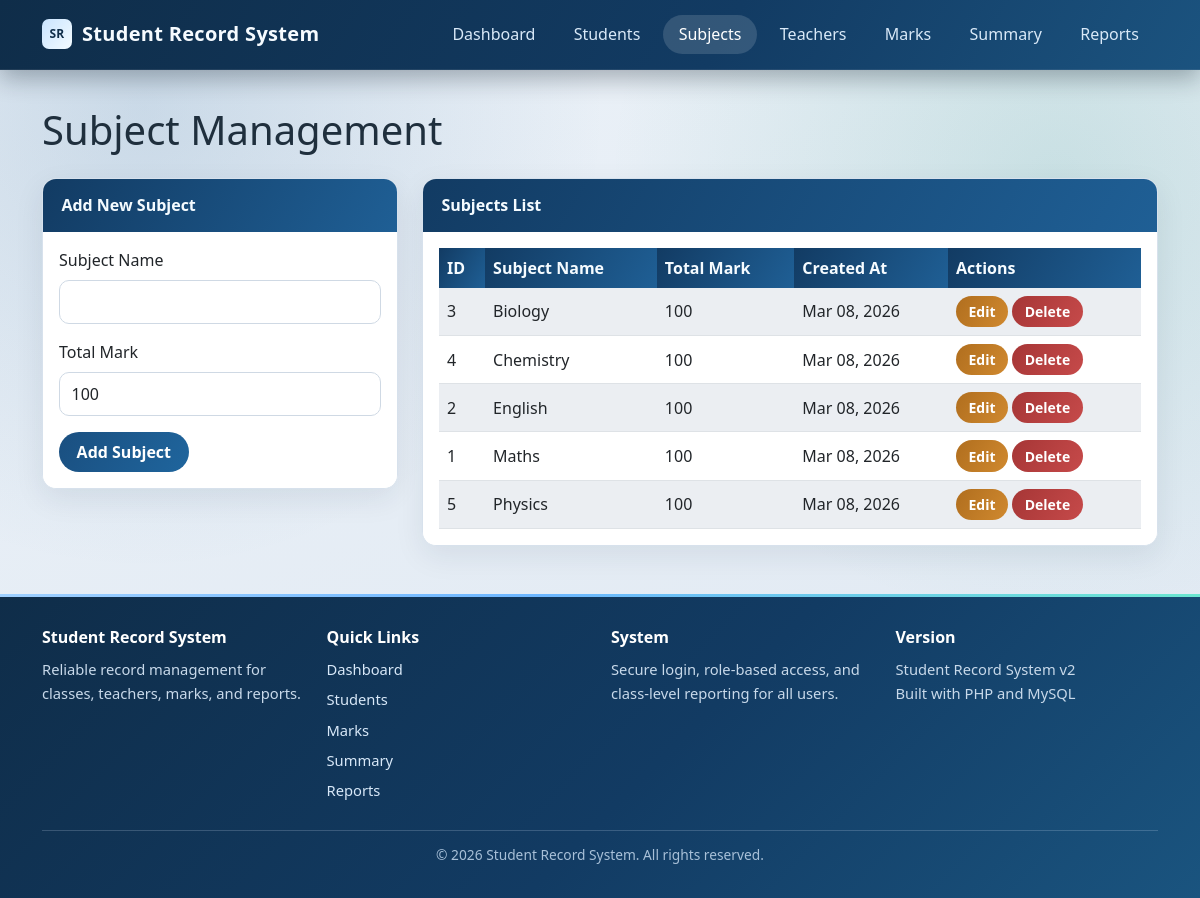
Page /pages/subjects.php (signed in) on the committed database.
### tables this page shows
CREATE TABLE IF NOT EXISTS subjects (
    subject_id INT AUTO_INCREMENT PRIMARY KEY,
    subject_name VARCHAR(100) NOT NULL,
    total_mark INT NOT NULL DEFAULT 100,
    created_at TIMESTAMP DEFAULT CURRENT_TIMESTAMP
);

### auth/auth_helper.php (called while the page is built, shortened)
<?php
function hasRole($role) {
    return isset($_SESSION['role']) && $_SESSION['role'] === $role;
}
function canOnlyViewOwnRecords() {
    return hasRole('student');
}
function getCsrfToken() {
    return $_SESSION['csrf_token'];
}
?>

### pages/subjects.php (the view, shortened to what this page needs)
<?php
require_once '../auth/auth_helper.php';
$db = new Database();
$conn = $db->getConnection();
$edit_subject = null;
$subjects = $conn->query('SELECT * FROM subjects ORDER BY subject_name');
$csrf_token = urlencode(getCsrfToken());
?>
<!DOCTYPE html>
<html lang="en">
<head>
    <link href="https://cdn.jsdelivr.net/npm/bootstrap@5.3.0/dist/css/bootstrap.min.css" rel="stylesheet">
    <link href="../assets/style.css" rel="stylesheet">
</head>
<body>
    <nav class="navbar navbar-expand-lg navbar-dark bg-dark">
        <div class="container">
            <a class="navbar-brand" href="../index.php">Student Record System</a>
            <div class="collapse navbar-collapse" id="navbarNav">
                <ul class="navbar-nav ms-auto">
                    <li class="nav-item">
                        <a class="nav-link" href="../index.php">Dashboard</a>
                    </li>
                    <li class="nav-item">
                        <a class="nav-link" href="students.php">Students</a>
                    </li>
                    <li class="nav-item">
                        <a class="nav-link active" href="subjects.php">Subjects</a>
                    </li>
                    <li class="nav-item">
                        <a class="nav-link" href="teachers.php">Teachers</a>
                    </li>
                    <li class="nav-item">
                        <a class="nav-link" href="marks.php">Marks</a>
                    </li>
                    <li class="nav-item">
                        <a class="nav-link" href="summary.php">Summary</a>
                    </li>
                    <li class="nav-item">
                        <a class="nav-link" href="report.php">Reports</a>
                    </li>
                </ul>
            </div>
        </div>
    </nav>
    <div class="container mt-4">
        <div class="row">
            <div class="col-12">
                <h1 class="mb-4">Subject Management</h1>
            </div>
        </div>
        <div class="row">
            <div class="col-md-4">
                <div class="card">
                    <div class="card-header">
                        <?php echo $edit_subject ? 'Edit Subject' : 'Add New Subject'; ?>
                    </div>
                    <div class="card-body">
                        <form method="POST">
                            <div class="mb-3">
                                <label for="subject_name" class="form-label">Subject Name</label>
                                <input type="text" class="form-control" id="subject_name" name="subject_name"
                                       value="<?php echo $edit_subject ? htmlspecialchars($edit_subject['subject_name'], ENT_QUOTES, 'UTF-8') : ''; ?>" required>
                            </div>
                            <div class="mb-3">
                                <label for="total_mark" class="form-label">Total Mark</label>
                                <input type="number" class="form-control" id="total_mark" name="total_mark"
                                       value="<?php echo $edit_subject ? (int)$edit_subject['total_mark'] : '100'; ?>"
                                       min="1" max="100" required>
                            </div>
                            <button type="submit" class="btn btn-primary" name="<?php echo $edit_subject ? 'edit_subject' : 'add_subject'; ?>">
                                <?php echo $edit_subject ? 'Update Subject' : 'Add Subject'; ?>
                            </button>
                        </form>
                    </div>
                </div>
            </div>
            <div class="col-md-8">
                <div class="card">
                    <div class="card-header">
                        Subjects List
                    </div>
                    <div class="card-body">
                        <div class="table-responsive">
                            <table class="table table-striped">
                                <thead>
                                    <tr>
                                        <th>ID</th>
                                        <th>Subject Name</th>
                                        <th>Total Mark</th>
                                        <th>Created At</th>
                                        <th>Actions</th>
                                    </tr>
                                </thead>
                                <tbody>
                                    <?php while ($subject = $subjects->fetch_assoc()): ?>
                                        <tr>
                                            <td><?php echo $subject['subject_id']; ?></td>
                                            <td><?php echo htmlspecialchars($subject['subject_name'], ENT_QUOTES, 'UTF-8'); ?></td>
                                            <td><?php echo (int)$subject['total_mark']; ?></td>
                                            <td><?php echo date('M d, Y', strtotime($subject['created_at'])); ?></td>
                                            <td>
                                                <a href="subjects.php?edit=<?php echo $subject['subject_id']; ?>"
                                                   class="btn btn-sm btn-warning">Edit</a>
                                                <a href="subjects.php?delete=<?php echo $subject['subject_id']; ?>&csrf_token=<?php echo $csrf_token; ?>"
                                                   class="btn btn-sm btn-danger"
                                                   onclick="return confirm('Are you sure you want to delete this subject? This will also delete all related marks.')">Delete</a>
                                            </td>
                                        </tr>
                                    <?php endwhile; ?>
                                </tbody>
                            </table>
                        </div>
                    </div>
                </div>
            </div>
        </div>
    </div>
    <?php
    $footer_base_path = '../';
    include __DIR__ . '/../includes/footer.php';
    ?>
</body>
</html>

### includes/footer.php (shortened to what this page needs)
<?php
$footer_base_path = rtrim((string)$footer_base_path, '/');
if ($footer_base_path !== '') {
    $footer_base_path .= '/';
}
?>
<footer class="footer">
    <div class="container">
        <div class="footer-content">
            <div class="footer-section">
                <h4>Student Record System</h4>
                <p>Reliable record management for classes, teachers, marks, and reports.</p>
            </div>
            <div class="footer-section">
                <h4>Quick Links</h4>
                <ul>
                    <li><a href="<?php echo htmlspecialchars($footer_base_path . 'index.php', ENT_QUOTES, 'UTF-8'); ?>">Dashboard</a></li>
                    <?php if (function_exists('canOnlyViewOwnRecords') && canOnlyViewOwnRecords()): ?>
                    <li><a href="<?php echo htmlspecialchars($footer_base_path . 'pages/profile.php', ENT_QUOTES, 'UTF-8'); ?>">Profile</a></li>
                    <?php else: ?>
                    <li><a href="<?php echo htmlspecialchars($footer_base_path . 'pages/students.php', ENT_QUOTES, 'UTF-8'); ?>">Students</a></li>
                    <li><a href="<?php echo htmlspecialchars($footer_base_path . 'pages/marks.php', ENT_QUOTES, 'UTF-8'); ?>">Marks</a></li>
                    <li><a href="<?php echo htmlspecialchars($footer_base_path . 'pages/summary.php', ENT_QUOTES, 'UTF-8'); ?>">Summary</a></li>
                    <?php endif; ?>
                    <li><a href="<?php echo htmlspecialchars($footer_base_path . 'pages/report.php', ENT_QUOTES, 'UTF-8'); ?>">Reports</a></li>
                </ul>
            </div>
            <div class="footer-section">
                <h4>System</h4>
                <p>Secure login, role-based access, and class-level reporting for all users.</p>
            </div>
            <div class="footer-section">
                <h4>Version</h4>
                <p>Student Record System v2<br>Built with PHP and MySQL</p>
            </div>
        </div>
        <div class="footer-bottom">
            <p>&copy; <?php echo date('Y'); ?> Student Record System. All rights reserved.</p>
        </div>
    </div>
</footer>

### assets/style.css (style rules this page uses)
:root { --bg-start: #ecf2f8; --bg-end: #dfe8f2; --surface: #ffffff; --surface-muted: #f4f7fb; --border: #d7e1ec; --text: #1f2f3d; --text-muted: #5f7082; --primary: #123b63; --primary-2: #1f5f95; --accent: #1c8f7a; --danger: #c13939; --success: #158a55; --shadow-soft: 0 10px 30px rgba(16, 40, 66, 0.08); --shadow-strong: 0 16px 40px rgba(16, 40, 66, 0.16); }
* { margin: 0; padding: 0; box-sizing: border-box; }
html, body { min-height: 100%; }
body { font-family: "Segoe UI", Tahoma, Geneva, Verdana, sans-serif; color: var(--text); padding-top: 82px; background: radial-gradient(circle at 12% 12%, rgba(31, 95, 149, 0.16), transparent 35%), radial-gradient(circle at 88% 20%, rgba(28, 143, 122, 0.15), transparent 35%), linear-gradient(160deg, var(--bg-start) 0%, var(--bg-end) 100%); background-attachment: fixed; }
.container { position: relative; z-index: 1; }
.navbar { position: fixed; top: 0; left: 0; right: 0; z-index: 1000; padding: 0.9rem 0; background: linear-gradient(120deg, #0f2d49 0%, #123b63 60%, #1b537f 100%) !important; box-shadow: 0 8px 24px rgba(8, 24, 38, 0.32); border-bottom: 1px solid rgba(255, 255, 255, 0.08); }
.navbar-brand { display: flex; align-items: center; gap: 10px; font-weight: 700; font-size: 1.25rem; color: #f6fbff !important; letter-spacing: 0.3px; }
.navbar-brand::before { content: "SR"; display: inline-flex; align-items: center; justify-content: center; width: 30px; height: 30px; border-radius: 7px; font-size: 0.75rem; font-weight: 800; color: #0f2d49; background: linear-gradient(130deg, #c9e4ff 0%, #f3fbff 100%); }
.navbar-nav .nav-link { margin: 0 4px; border-radius: 999px; padding: 0.45rem 0.95rem !important; color: #d9e9f8 !important; font-weight: 500; transition: all 0.2s ease; }
.navbar-nav .nav-link:hover, .navbar-nav .nav-link.active { color: #ffffff !important; background: rgba(255, 255, 255, 0.14); }
.footer { margin-top: 48px; padding: 34px 0 16px; color: #dce7f3; background: linear-gradient(135deg, #0f2d49 0%, #123b63 55%, #1a547f 100%); position: relative; }
.footer::before { content: ""; position: absolute; top: 0; left: 0; right: 0; height: 3px; background: linear-gradient(90deg, #9fd0ff 0%, #6cb6ff 45%, #6ae6d0 100%); }
.footer-content { display: grid; grid-template-columns: repeat(auto-fit, minmax(210px, 1fr)); gap: 22px; margin-bottom: 22px; }
.footer-section h4 { color: #ffffff; margin-bottom: 10px; font-size: 1rem; font-weight: 600; }
.footer-section p, .footer-section ul { color: #c8d9ea; font-size: 0.92rem; line-height: 1.65; margin: 0; }
.footer-section ul { list-style: none; padding-left: 0; }
.footer-section ul li { margin-bottom: 6px; }
.footer-section ul li a { color: #d8e8f8; text-decoration: none; }
.footer-bottom { padding-top: 14px; border-top: 1px solid rgba(214, 231, 247, 0.2); text-align: center; color: #a8c0d8; font-size: 0.86rem; }
.card { border: 1px solid var(--border); border-radius: 14px; background: var(--surface); box-shadow: var(--shadow-soft); overflow: hidden; }
.card-header { border: 0; padding: 0.9rem 1.15rem; font-weight: 600; color: #f4fbff; background: linear-gradient(120deg, var(--primary) 0%, var(--primary-2) 100%); }
.card-body { background: var(--surface); }
.btn { border-radius: 999px; padding: 0.52rem 1.1rem; font-weight: 600; border: none; }
.btn-sm { padding: 0.32rem 0.78rem; }
.btn-primary { color: #fff; background: linear-gradient(120deg, #1a4f80 0%, #1f659d 100%); }
.btn-warning { color: #fff; background: linear-gradient(120deg, #b06e1e 0%, #d0892f 100%); }
.btn-danger { color: #fff; background: linear-gradient(120deg, #a63636 0%, #c64a4a 100%); }
.table { margin-bottom: 0; }
.table th { border: 0; color: #f5fbff; background: linear-gradient(120deg, var(--primary) 0%, var(--primary-2) 100%); }
.table td { vertical-align: middle; }
.table-striped > tbody > tr:nth-of-type(odd) > * { background-color: #f8fbff; }
.form-control, .form-select { border: 1px solid #cfd9e4; border-radius: 10px; padding: 0.56rem 0.72rem; }

### rows in the picture
subjects: subject_id "3", subject_name "Biology", total_mark "100", created_at "Mar 08, 2026"
subjects: subject_id "4", subject_name "Chemistry", total_mark "100", created_at "Mar 08, 2026"
subjects: subject_id "2", subject_name "English", total_mark "100", created_at "Mar 08, 2026"
subjects: subject_id "1", subject_name "Maths", total_mark "100", created_at "Mar 08, 2026"
subjects: subject_id "5", subject_name "Physics", total_mark "100", created_at "Mar 08, 2026"
